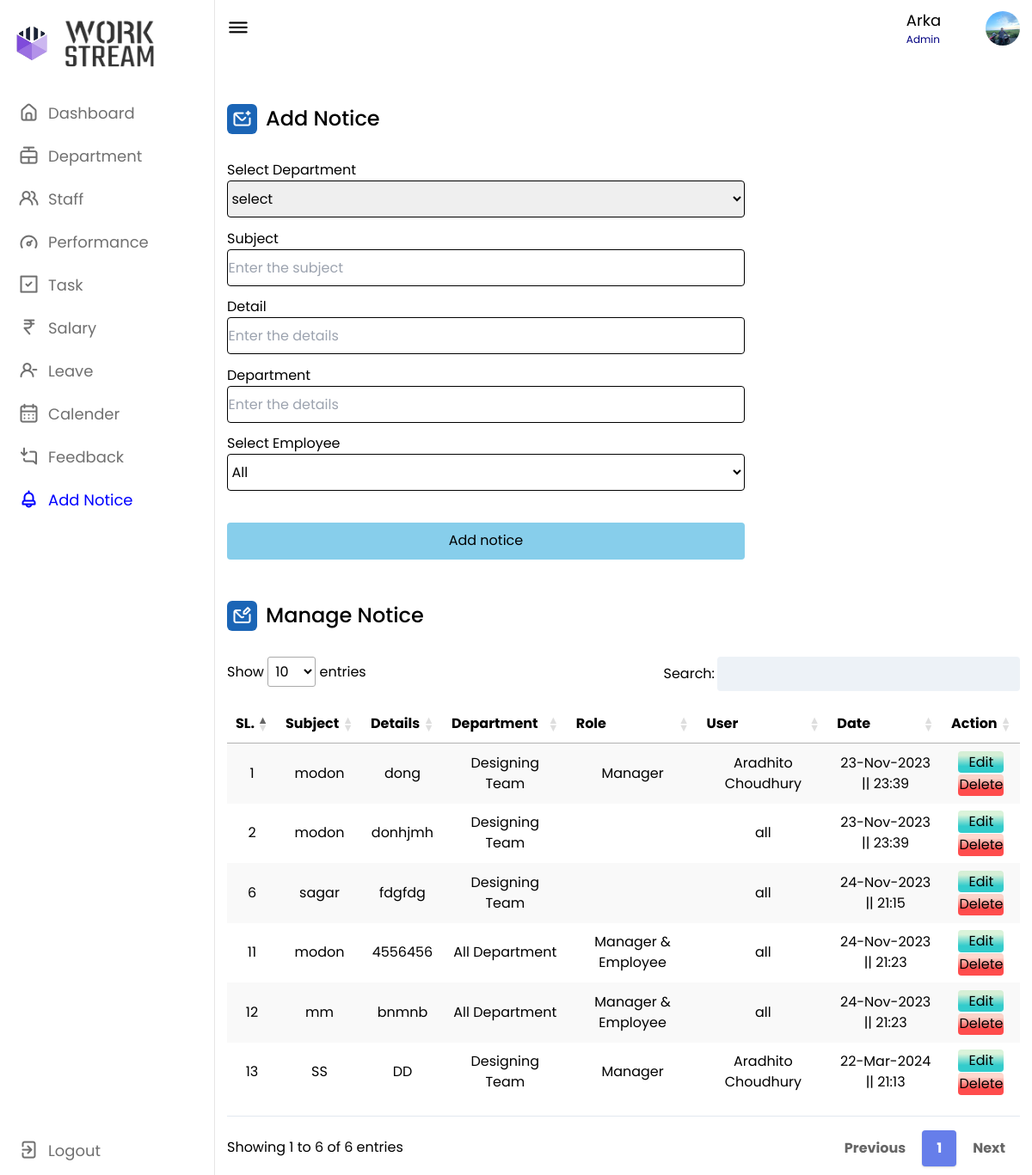
The app's page /admin/notice.php (signed in) with its own data.
### tables this page shows
CREATE TABLE `notice` (
  `id` int(25) NOT NULL,
  `subject` varchar(255) NOT NULL,
  `details` varchar(255) NOT NULL,
  `deptm` varchar(255) NOT NULL,
  `man` varchar(255) NOT NULL,
  `ford` varchar(255) NOT NULL,
  `user` varchar(189) NOT NULL,
  `seen` varchar(225) NOT NULL,
  `dt` datetime NOT NULL DEFAULT current_timestamp()
);

### admin/notice.php (the view, shortened to what this page needs)
<?php
include '../conn.php';
$data2 = mysqli_query($conn, "SELECT * FROM notice WHERE ford='admin' ORDER BY id DESC;");
$email = $_SESSION["email"];
$dataxc = mysqli_query($conn, "SELECT * FROM admin_login WHERE `email`='$email';");
$nxm = mysqli_fetch_array($dataxc);
$nx = $nxm['name'];
?>
<!DOCTYPE html>
<html lang="en">
<head>
    <link rel="stylesheet" href="style.css">
    <link rel="stylesheet" href="https://unicons.iconscout.com/release/v4.0.0/css/line.css">
    <link href="https://unpkg.com/tailwindcss@2.2.19/dist/tailwind.min.css" rel=" stylesheet">
    <link href="https://cdn.datatables.net/1.10.19/css/jquery.dataTables.min.css" rel="stylesheet">
    <link href="https://cdn.datatables.net/responsive/2.2.3/css/responsive.dataTables.min.css" rel="stylesheet">
</head>
<body>
    <nav>
        <div class="logo-name">
        <div class="logo-image">
                <img src="logo1.png" alt="p8">
            </div>
            <div class="logo-image2">
                <img src="logo2.png" alt="" id="p9">
            </div>
        </div>
        <div class="menu-items">
            <ul class="nav-links">
                <li><a href="dashboard.php">
                        <i class="uil uil-estate"></i>
                        <span class="link-name">Dashboard</span>
                    </a></li>
                <li><a href="dept.php">
                        <i class="uil uil-rope-way"></i>
                        <span class="link-name">Department</span>
                    </a></li>
                <li><a href="staff.php">
                        <i class="uil uil-users-alt"></i>
                        <span class="link-name">Staff</span>
                    </a></li>
                <li><a href="performance.php">
                        <i class="uil uil-tachometer-fast-alt"></i>
                        <span class="link-name">Performance</span>
                    </a></li>
                <li><a href="task.php">
                        <i class="uil uil-check-square"></i>
                        <span class="link-name">Task</span>
                    </a></li>
                <li><a href="salary.php">
                        <i class="uil uil-rupee-sign"></i>
                        <span class="link-name">Salary</span>
                    </a></li>
                <li><a href="leave.php">
                        <i class="uil uil-user-minus"></i>
                        <span class="link-name">Leave</span>
                    </a></li>
                <li><a href="calander.php">
                        <i class="uil uil-calendar-alt"></i>
                        <span class="link-name">Calender</span>
                    </a></li>
                <li><a href="feedback.php">
                        <i class="uil uil-comment-alt-download"></i>
                        <span class="link-name">Feedback</span>
                    </a></li>
                <li><a href="notice.php">
                        <i class="uil uil-bell" style="color: blue;"></i>
                        <span class="link-name" style="color: blue;">Add Notice</span>
                    </a></li>
            </ul>
            <br><br>
            <br>
            <ul class="logout-mode">
                <li><a href="out.php">
                        <i class="uil uil-signout"></i>
                        <span class="link-name">Logout</span>
                    </a></li>
            </ul>
        </div>
    </nav>
    <section class="dashboard">
        <div class="top">
            <i class="uil uil-bars sidebar-toggle"></i>
            <div class="search-box">
                <input type="text" id="search_bar" name="search_bar" readonly style="border: #fff; ">
            </div>
            <div class="nm">
                <h4 class="re"> <?php echo $nx; ?></h4>
                <h5 class="er">Admin</h5>
            </div>
            <img src="1.jpg" alt="">
        </div>
        <div class="dash-content">
            <div class="overview">
                <div class="title">
                    <i class="uil uil-envelope-add"></i>
                    <span class="text">Add Notice</span>
                </div>
            </div>
        </div>
        <div id="fp">
            <form action="" method="POST">
                <label for="depx">Select Department</label>
                <select name="depx" id="bigo" style="color: var(--text-color);  border: 1px solid black; border-radius: 4px;" required>
                    <option value="">select</option>
                </select>
            </form>
            <form action="notice_load.php" method="POST" style="color: var(--text-color);">
                <label for="subject">Subject</label>
                <input type="text" name="subject" placeholder="Enter the subject" required style=" border: 1px solid black; border-radius: 4px;">
                <label for="details">Detail</label>
                <input type="text" name="details" placeholder="Enter the details" required style=" border: 1px solid black; border-radius: 4px;">
                <?php
                $dep = $_POST['deptm'];
                ?>
                <label for="deptmx">Department</label>
                <input type="text" name="deptmx" placeholder="Enter the details" required value="<?php echo $dep ?>" readonly="readonly" style=" border: 1px solid black; border-radius: 4px;">
                <label for="user">Select Employee</label>
                <select name="user" id="n3" required style="background-color: transparent;  border: 1px solid black; border-radius: 4px;">
                    <option value="all">All</option>
                </select>
                <br> <br>
                <input type="submit" class="" value="Add notice" style="background-color: skyblue; cursor:pointer; font-size: 16px; color: var(--text-color);">
            </form>
        </div>
        <div class="dash-content" id="con">
            <div class="overview">
                <div class="title">
                    <i class="uil uil-envelope-edit"></i>
                    <span class="text">Manage Notice</span>
                </div>
            </div>
        </div>
        <div class="mg_dept">
            <table id="example" class="stripe hover" style="width:100%; padding-top: 1em;  padding-bottom: 1em;">
                <thead>
                    <tr>
                        <th>SL.</th>
                        <th>Subject</th>
                        <th>Details</th>
                        <th>Department</th>
                        <th>Role</th>
                        <th>User</th>
                        <th>Date</th>
                        <th>Action</th>
                    </tr>
                </thead>
                <tbody class="table-group-divider">
                    <div class="">
                        <?php
                        if ($total2 = mysqli_num_rows($data2) > 0) {
                            while ($result2 = mysqli_fetch_array($data2)) {
                        ?>
                                <tr style="text-align: center;" id="<?php echo $result2['subject']; ?>">
                                    <td> <?php echo $result2['id']; ?> </td>
                                    <td> <?php echo $result2['subject']; ?> </td>
                                    <td> <?php echo $result2['details']; ?> </td>
                                    <td> <?php echo $result2['deptm']; ?> </td>
                                    <td> <?php echo $result2['man']; ?> </td>
                                    <td> <?php echo $result2['user']; ?> </td>
                                    <td> <?php echo date('d-M-Y || H:i', strtotime($result2['dt'])); ?> </td>
                                    <td>
                                        <form action="notice_edit.php" method="post">
                                            <button class="vibrant-y">Edit</button>
                                        </form>
                                        <form action="notice_delete.php" method="POST">
                                            <button class="vibrant-x" type="submit">Delete</button>
                                        </form>
                                    </td>
                                </tr>
                        <?php
                            }
                        } else {
                            echo "no FoUnD";
                        }
                        ?>
                    </div>
                </tbody>
            </table>
        </div>
    </section>
</body>
</html>

### admin/style.css (style rules this page uses)
* { margin: 0; padding: 0; box-sizing: border-box; font-family: 'Poppins', sans-serif; }
:root { --panel-color: #FFF; --text-color: #000; --black-light-color: #707070; --border-color: #e6e5e5; --toggle-color: #DDD; --box1-color: #4DA3FF; --box2-color: #FFE6AC; --box3-color: #E7D1FC; --title-icon-color: #fff; --tran-05: all 0.5s ease; --tran-03: all 0.3s ease; --tran-03: all 0.2s ease; }
body { min-height: 100vh; background-color: var(--primary-color); }
nav { position: fixed; top: 0; left: 0; height: 100%; width: 250px; padding: 10px 14px; background-color: var(--panel-color); border-right: 1px solid var(--border-color); transition: var(--tran-05); }
nav .logo-name { display: flex; align-items: center; }
nav .logo-image { display: flex; justify-content: center; min-width: 45px; }
nav .logo-image img { width: 40px; object-fit: cover; border-radius: 50%; }
nav .menu-items { margin-top: 40px; height: calc(100% - 110px); display: flex; flex-direction: column; justify-content: space-between; }
.menu-items li { list-style: none; }
.menu-items li a { display: flex; align-items: center; height: 50px; text-decoration: none; position: relative; }
.menu-items li a i { font-size: 24px; min-width: 45px; height: 100%; display: flex; align-items: center; justify-content: center; color: var(--black-light-color); }
.menu-items li a .link-name { font-size: 18px; font-weight: 400; color: var(--black-light-color); transition: var(--tran-05); }
.dashboard { position: relative; left: 250px; background-color: var(--panel-color); min-height: 100vh; width: calc(100% - 250px); padding: 10px 14px; transition: var(--tran-05); }
.dashboard .top { position: fixed; top: 0; left: 250px; display: flex; width: calc(100% - 250px); justify-content: space-between; align-items: center; padding: 10px 14px; background-color: var(--panel-color); transition: var(--tran-05); z-index: 10; }
.dashboard .top .sidebar-toggle { font-size: 26px; color: var(--text-color); cursor: pointer; }
.dashboard .top .search-box { position: relative; height: 45px; max-width: 600px; width: 100%; margin: 0 30px; }
.top .search-box input { position: absolute; border: 1px solid var(--border-color); background-color: var(--panel-color); padding: 0 25px 0 50px; border-radius: 5px; height: 100%; width: 100%; color: var(--text-color); font-size: 15px; font-weight: 400; outline: none; }
.top img { width: 40px; border-radius: 50%; height: 40px; }
.dashboard .dash-content { padding-top: 50px; }
.dash-content .title { display: flex; align-items: center; margin: 60px 0 30px 0; }
.dash-content .title i { position: relative; height: 35px; width: 35px; background-color: #1b65b6; border-radius: 6px; color: var(--title-icon-color); display: flex; align-items: center; justify-content: center; font-size: 24px; }
.dash-content .title .text { font-size: 24px; font-weight: 500; color: var(--text-color); margin-left: 10px; }
#p9 { height: 30px; width: 250px; }

### admin/notice.php (style rules this page uses)
#con { margin-top: -75px; }
.menu-items li a { margin-left: 30px; display: flex; align-items: center; height: 50px; text-decoration: none; position: relative; }
li { margin-left: -33px; }
.re { font-size: 18px; color: #000; display: block; }
.er { font-size: 12px; color: navy; }
#fp { display: flexbox; width: 68%; height: 56%; }
#fp input { width: 96%; margin-bottom: 2%; border-radius: 4px; padding: 0.5px; height: 43px; }
#fp select { width: 96%; margin-bottom: 2%; border-radius: 4px; padding: 0.5px; height: 43px; }
#fp label { width: 96%; text-align: justify; }
.vibrant-x { background: -webkit-linear-gradient(top, rgb(255, 133, 102, 0.32) 20%, rgb(255, 77, 77) 70%); border: none; border-radius: 4px; width: 53px; cursor: pointer; padding: 1%; margin: 1%; }
.vibrant-y { background: -webkit-linear-gradient(top, rgb(140, 217, 140, 0.32) 20%, rgb(51, 204, 204) 70%); border: none; border-radius: 4px; width: 53px; cursor: pointer; padding: 1%; margin: 1%; }
nav .menu-items { margin-top: 14px; height: calc(100% - 90px); display: flex; flex-direction: column; justify-content: space-between; }
#p9 { height: 121px; width: 109px; border-radius: 0px; margin-top: -40px; margin-bottom: -40px; margin-left: 15px; }
nav .logo-image img { width: 40px; object-fit: cover; border-radius: 50%; }
table.dataTable.no-footer { border-bottom: 1px solid #e2e8f0; margin-top: 0.75em; margin-bottom: 0.75em; }

### records on screen
notice: id "13", subject "SS", details "DD", deptm "Designing Team", man "Manager", user "Aradhito Choudhury", dt "22-Mar-2024 || 21:13"
notice: id "12", subject "mm", details "bnmnb", deptm "All Department", man "Manager & Employee", user "all", dt "24-Nov-2023 || 21:23"
notice: id "11", subject "modon", details "4556456", deptm "All Department", man "Manager & Employee", user "all", dt "24-Nov-2023 || 21:23"
notice: id "6", subject "sagar", details "fdgfdg", deptm "Designing Team", user "all", dt "24-Nov-2023 || 21:15"
notice: id "2", subject "modon", details "donhjmh", deptm "Designing Team", user "all", dt "23-Nov-2023 || 23:39"
notice: id "1", subject "modon", details "dong", deptm "Designing Team", man "Manager", user "Aradhito Choudhury", dt "23-Nov-2023 || 23:39"

### other values on screen
$nx "Arka"
